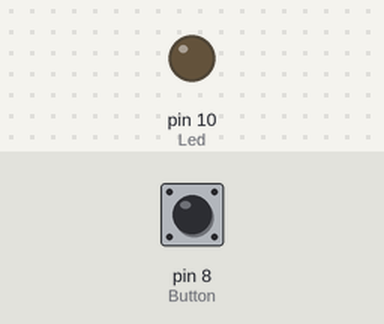
Simulated run of this sketch. Board: Arduino Uno, built with avr-gcc and run on an emulated ATmega328P. Shown: output pins drawn as LEDs (lit = HIGH). The test bench sets the inputs (shaded band); at power-on: pin 8 (Button) LOW.

Above: at 1.2 s.
1.3 s: pin 8 (Button) pulled HIGH for 0.15 s
At 1.37 s:
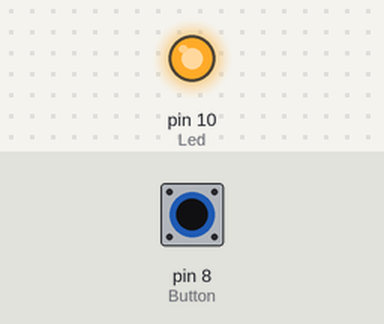
2.9 s: pin 8 (Button) pulled HIGH for 3.2 s
At 7.3 s:
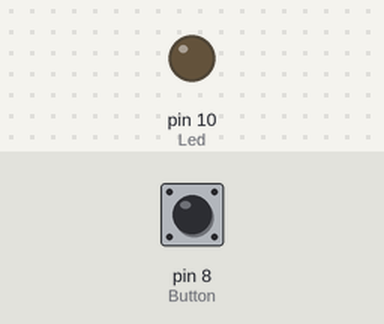
Timing chart, 0 to 8.8 s (numbered marks = the images above; inputs shaded):
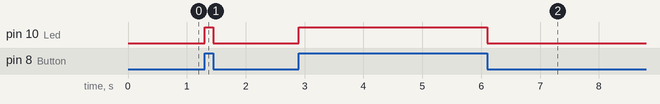

Measured:
- after the input at 1.3 s, pin 10 (Led): LOW → HIGH at once, → LOW 0.15 s later
- after the input at 2.9 s, pin 10 (Led): LOW → HIGH at once, → LOW 3.2 s later

The sketch:

basic_ledbutton_circuit.ino
```cpp
#define Button 8
#define Led 10

int buttonsituation = 0;

void setup() {

  pinMode(Button, INPUT);
  pinMode(Led, OUTPUT);

}

void loop() {

 buttonsituation = digitalRead(Button);

 if(buttonsituation==1){

  digitalWrite(Led,HIGH);
 }
 else {
  digitalWrite(Led,LOW);
 }


}
```
